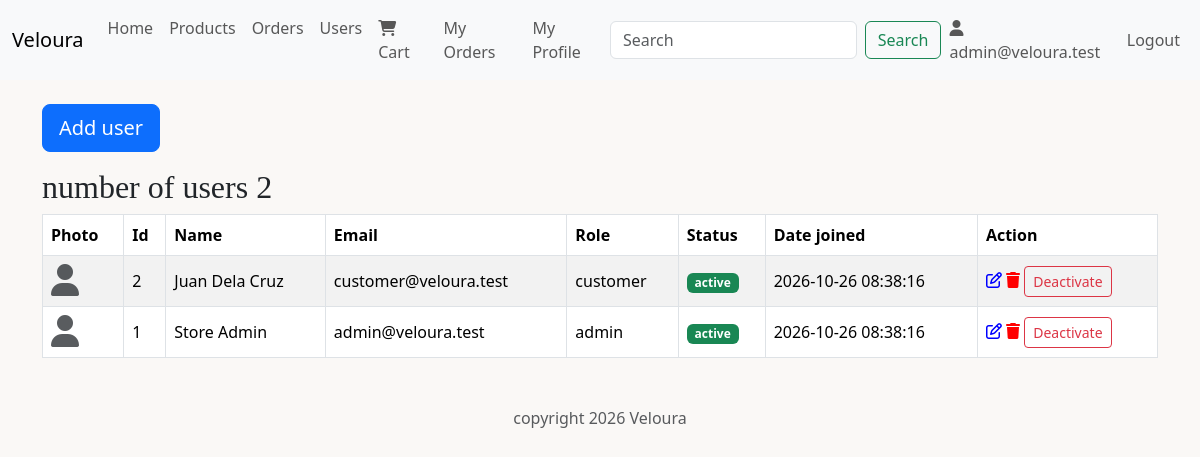
Screenshot of /admin/users/index.php (signed in) with the database file from the repository.
### tables this page shows
CREATE TABLE users (
    user_id INT PRIMARY KEY NOT NULL AUTO_INCREMENT,
    name VARCHAR(100) NOT NULL,
    email VARCHAR(100) NOT NULL UNIQUE,
    password VARCHAR(255) NOT NULL,
    img_path VARCHAR(255) NULL,
    role ENUM('customer', 'admin') NOT NULL DEFAULT 'customer',
    status ENUM('active', 'inactive') NOT NULL DEFAULT 'active',
    created_at DATETIME NOT NULL
);

### admin/users/index.php (the view, shortened to what this page needs)
<?php
include('../../includes/config.php');
include('../../includes/header.php');
$sql = "SELECT user_id, name, email, img_path, role, status, created_at FROM users ORDER BY user_id DESC";
$result = mysqli_query($conn, $sql);
$userCount = mysqli_num_rows($result);
?>
<div class="container mt-4">
    <a href="create.php" class="btn btn-primary btn-lg" role="button">Add user</a>
    <h2 class="mt-3">number of users <?= $userCount ?></h2>
    <table class="table table-striped table-bordered align-middle">
        <thead>
            <tr>
                <th>Photo</th>
                <th>Id</th>
                <th>Name</th>
                <th>Email</th>
                <th>Role</th>
                <th>Status</th>
                <th>Date joined</th>
                <th>Action</th>
            </tr>
        </thead>
        <tbody>
            <?php
            while ($row = mysqli_fetch_assoc($result)) {
                $photo = "<i class='fa-solid fa-user fa-2x text-muted'></i>";
                if ($row['status'] === 'active') {
                    $status = "<span class='badge bg-success'>active</span>";
                    $statusLink = "<a href='status.php?id={$row['user_id']}&status=inactive' class='btn btn-sm btn-outline-danger'>Deactivate</a>";
                } else {
                    $status = "<span class='badge bg-secondary'>inactive</span>";
                    $statusLink = "<a href='status.php?id={$row['user_id']}&status=active' class='btn btn-sm btn-outline-success'>Activate</a>";
                }
                echo "<tr>";
                echo "<td>{$photo}</td>";
                echo "<td>{$row['user_id']}</td>";
                echo "<td>{$row['name']}</td>";
                echo "<td>{$row['email']}</td>";
                echo "<td>{$row['role']}</td>";
                echo "<td>{$status}</td>";
                echo "<td>{$row['created_at']}</td>";
                echo "<td><a href='edit.php?id={$row['user_id']}'><i class='fa-regular fa-pen-to-square' style='color: blue'></i></a>
                    <a href='delete.php?id={$row['user_id']}'><i class='fa-solid fa-trash' style='color: red'></i></a>
                    {$statusLink}</td>";
                echo "</tr>";
            }
            ?>
        </tbody>
    </table>
</div>
<?php
include('../../includes/footer.php');
?>

### includes/style/style.css (style rules this page uses)
body { background-color: #faf8f6; }
h1, h2, h3 { font-family: Georgia, serif; }

### rows the page displays
users: user_id "2", name "Juan Dela Cruz", email "customer@veloura.test", role "customer", status "active", created_at "2026-10-26 08:38:16"
users: user_id "1", name "Store Admin", email "admin@veloura.test", role "admin", status "active", created_at "2026-10-26 08:38:16"

### other values shown
$_SESSION['email'] "admin@veloura.test"
$userCount "2"
